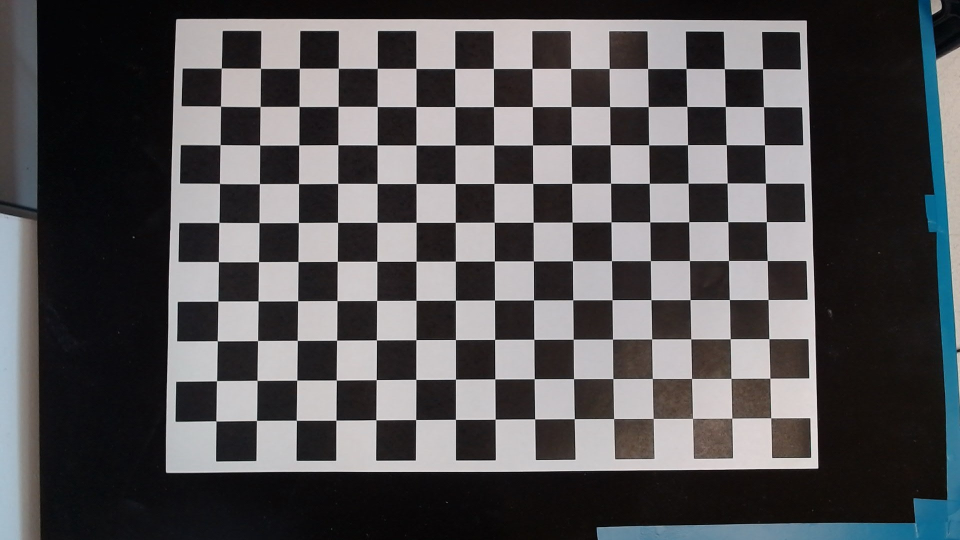
#> input picture testImg.jpg, 1920 x 1080 px, given in place of the camera (shown at 1/2 size)
$ python getHomographyMtx.py
#> lines starting #> are read from the running program, lines starting #| are printed output that depends on the picture
#> (reads corners.json from the repository)
### camera.py
'''
Camera class for capturing images from camera and saving them to disk

Parameters
----------
CAMERA_PORT : int Camera port
CAMERA_EXPOSURE : int Camera exposure
CAMERA_FRAME_WIDTH : int Camera frame width
CAMERA_FRAME_HEIGHT : int Camera frame height
CALIBRATION_DATA_PATH : str Path to calibration data
'''
import cv2
from parameters import *
import logging
import pickle


class Camera:
    '''
    Camera class for handling camera and images operations
    '''

    def __init__(self, cam):
        # Initialize camera
        self.cam = cam
        self.homographyMatrix = None

        with open(CALIBRATION_DATA_PATH, 'rb') as calibrationFile:
#> (reads calibration_data.pkl from the repository)
            data = pickle.load(calibrationFile)
            cameraMatrix = data['cameraMatrix']
            dist = data['dist']
            self.dist = dist
            self.newcameramtx, self.roi = cv2.getOptimalNewCameraMatrix(
                cameraMatrix, dist, (CAMERA_FRAME_WIDTH, CAMERA_FRAME_HEIGHT), 1, (CAMERA_FRAME_WIDTH, CAMERA_FRAME_HEIGHT))

        with open(HOMOGRAPHY_DATA_PATH, 'rb') as homographyFile:
#> (reads homography_data.pkl from the repository)
            self.homographyMatrix = pickle.load(homographyFile)

    def getImage(self):
        '''
        Get image from camera

        Returns
        -------
        ret : bool True if image is captured
        image : numpy.ndarray Captured image

        Raises
        ------
        logging.error : Failed to grab frame
        '''
        self.ret, self.image = self.cam.read()
#> self.image is the input picture: shape (1080, 1920, 3); mean B, G, R 83.5, 81.8, 83.4
        if not self.ret:
            logging.error("Failed to grab frame")
            exit(1)

        return self.ret, self.image

    def getUndistortedImage(self, path=None):
        '''
        Get undistorted image from camera

        Returns
        -------
        ret : bool True if image is captured
        image : numpy.ndarray Captured image

        Raises
        ------
        logging.error : Failed to grab frame
        '''
        if path == None:
            self.ret, self.image = self.getImage()
#> self.ret = True
        else:
            self.image = self.loadImage(path)
            self.ret = True

        self.image = cv2.undistort(self.image, self.newcameramtx, self.dist)
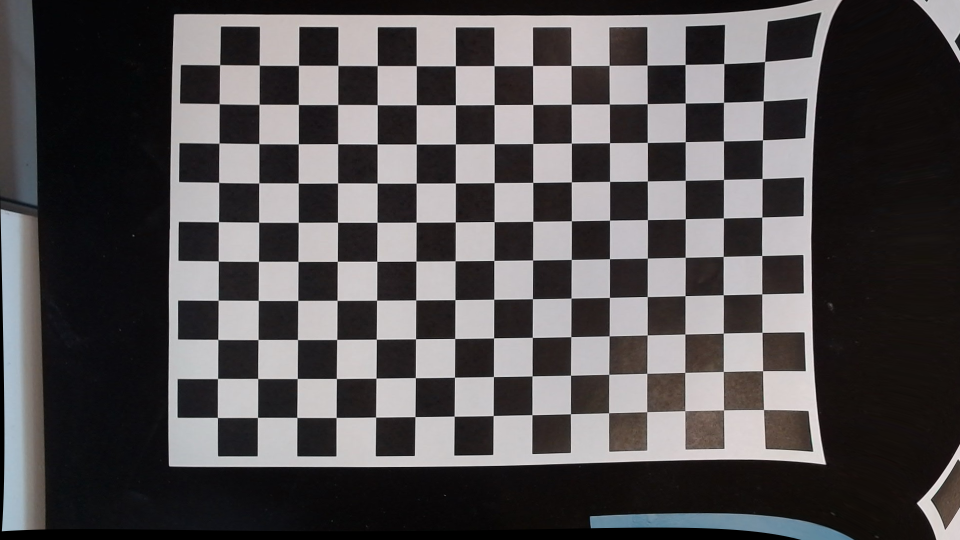
#> self.image: shape (1080, 1920, 3) (shown at 1/2 size); mean B, G, R 80.5, 79.4, 82.7
        cv2.imwrite("undistorted.jpg", self.image)

        return self.ret, self.image

    # make function which undistort and warp image
    def getdWarpedImage(self, path=None):
        '''
        Get undistorted and warped image from camera

        Returns
        -------
        ret : bool True if image is captured
        image : numpy.ndarray Captured image
        '''
        if path == None:
            self.ret, self.image = self.getImage()
        else:
            self.image = self.loadImage(path=path)
            self.ret = True

        self.image = cv2.undistort(self.image, self.newcameramtx, self.dist)
        self.image = self.warpPerspective(self.image)
        cv2.imwrite("warped.jpg", self.image)

        return self.ret, self.image

    # [12 lines left out: function warpImage, not called in this run]

    def warpPerspective(self, image):
        """
        Function to warp perspective of image and returns transformed image.
        Args:
            image (numpy.ndarray): Image to be transformed.
        Returns:
            transformed_img (numpy.ndarray): Transformed image.
        """

        transformed_img = cv2.warpPerspective(
            image, self.homographyMatrix,  (int(HOMOGRAPHY_SCALING_FACTOR * CALIBRATION_SQUARE_WIDTH * HOMOGRAPHY_FIELD_OUTER_SPACE_BOTTOMRIGHT),
                                            int(HOMOGRAPHY_SCALING_FACTOR * CALIBRATION_SQUARE_HEIGHT * HOMOGRAPHY_FIELD_OUTER_SPACE_BOTTOMRIGHT)))

        return transformed_img

    # [76 lines left out: functions transformFromCameraToOrigin, saveImage, loadImage, showImage, not called in this run]

    def release(self):
        self.cam.release()
        logging.info("Camera released")

    # [26 lines left out: functions destroyAllWindows, __del__, not called in this run]


class selfExpCamera(Camera):
    '''
    selfExpCamera class for handling camera and images operations for self exposure mode
    '''

    # [13 lines left out: function __init__, not called in this run]


class autoExpCamera(Camera):
    '''
    autoCamera class for handling camera and images operations for auto exposure mode
    '''
    def __init__(self):
        if IMAGE_PATH == None:
            self.cam = cv2.VideoCapture(CAMERA_PORT, cv2.CAP_DSHOW)
            self.cam.set(cv2.CAP_PROP_FRAME_WIDTH, CAMERA_FRAME_WIDTH)
            self.cam.set(cv2.CAP_PROP_FRAME_HEIGHT, CAMERA_FRAME_HEIGHT)
            self.cam.set(cv2.CAP_PROP_AUTO_EXPOSURE, 1)
            self.cam.set(cv2.CAP_PROP_AUTOFOCUS, 1)
            self.cam.set(cv2.CAP_PROP_AUTO_WB, 1)
        else:
            self.cam = None

        # initialize camera class
        Camera.__init__(self, self.cam)

        self.image = None
        self.alpha = None
        self.beta = None

    # [74 lines left out: functions imageSettings, setAlpha, setBeta, setBrightness, selfExpCameraMain, autoExpCameraMain, not called in this run]


def imageSettingsMain():
    cam = autoExpCamera()
    cam.imageSettings()


# [7 lines left out: function test, not called in this run]


# [5 lines that do not run on import are left out]

### CameraCalibFiles/getHomographyMtx.py
"""
    This file is used to get the homography matrix of the camera.
    The homography matrix is used to transform the image from the perspective of the camera to the top-down view of the arena.
    We obtain the homography matrix by using the checkerboard pattern. We first detect the corners of the checkerboard pattern in the distorted image.
    Then we compute the coordinates of the checkerboard pattern in the top-down view to compute the homography matrix.

    Returns:
        None, but saves the homography matrix in the file HOMOGRAPHY_DATA_PATH (defined in parameters.py)
"""
import sys
sys.path.append('.')

# Import the necessary packages
import cv2
import numpy as np
import camera
from parameters import *
import pickle
import time

# Setup camera
cameraObj = camera.autoExpCamera()

time.sleep(2)


# Get the distorted image
ret, img = cameraObj.getUndistortedImage(path=IMAGE_PATH)
#> ret = True

if not ret:
    raise Exception("[ERROR]: Failed to get image from camera!")


def dist(p1):
    """Function that returns the distance of the point to the origin.

    Args:
        p1 ((x, y)): The point whose distance to the origin is calculated.

    Returns:
        dist (float): The distance of the point to the origin.
    """

    return ((p1[0]**2+p1[1])**2)**0.5


def detectCheckerBoard(grayImage, boardDimension):
    """Function that detects the checkerboard corners in the image and returns the coordinates of the corners.
    Args:
        grayImage (numpy.ndarray): The grayscale image in which the checkerboard corners are detected.
        boardDimension ((int, int)): The dimension of the checkerboard pattern.

    Returns:
        ret (bool): True if the checkerboard corners are detected, False otherwise.
        corners (numpy.ndarray): The coordinates of the checkerboard corners. None if the checkerboard corners are not detected.
    """
#> called with boardDimension = (15, 10)
    ret, corners = cv2.findChessboardCorners(grayImage, boardDimension)
#> ret = True; corners = 150 rows, first 8: [1527.5, 819.5], [1447.6, 820.4], [1370.2, 821.8], [1294.1, 823.8], [1218, 826.1], [1141.5, 827.9], [1064.4, 829.8], [986.8, 831.4]
    criteria = (cv2.TERM_CRITERIA_EPS + cv2.TERM_CRITERIA_MAX_ITER, 30, 0.001)
    corners = cv2.cornerSubPix(grayImage, corners, (3, 3), (-1, -1), criteria)
#> corners = 150 rows, first 8: [1527.5, 819.5], [1447.6, 820.3], [1370.2, 821.8], [1294.1, 823.8], [1217.9, 826.1], [1141.5, 828], [1064.4, 829.8], [986.7, 831.5]

    if dist(corners[0][0]) > dist(corners[-1][0]):
        corners = list(reversed(corners))
#> corners = 150 items, first 6: [[439.8, 129.9]], [[518.9, 130.7]], [[597.7, 130.9]], [[676.1, 131]], [[755, 131.5]], [[832.9, 131.8]]

    if ret == True:
        return ret, corners
    else:
        return ret, None


grayImg = cv2.cvtColor(img, cv2.COLOR_BGR2GRAY)

# Get the checkerboard corners in the distorted image
ret, corners = detectCheckerBoard(grayImg, CALIBRATION_SQUARES)

# Change corners format to 2D array
corners = np.array([corners[i][0] for i in range(len(corners))])
#> corners = 150 pairs, first value 435.3 to 1529.7, second value 123.4 to 835.5


# Define the corners of the desired top-down view [(0,0),(HOMOGRAPHY_SCALING_FACTOR,0),(2*HOMOGRAPHY_SCALING_FACTOR,0),...] for the full checkerboard
dst = np.array([[x * HOMOGRAPHY_SCALING_FACTOR, y * HOMOGRAPHY_SCALING_FACTOR]
               for y in range(CALIBRATION_SQUARE_HEIGHT) for x in range(CALIBRATION_SQUARE_WIDTH)])

# Compute the homography matrix using openCV function findHomography
cameraObj.homographyMatrix, _ = cv2.findHomography(corners, dst)
#> cameraObj.homographyMatrix = [[1.25, 0.00445, -548.5], [0.00251, 1.26, -167.5], [-2.16e-05, 9.37e-07, 1]]

# Check the result by applying the homography transformation to the distorted image
while 1:
    ret, transformed_img = cameraObj.getdWarpedImage(IMAGE_PATH)
#> in warpPerspective, `transformed_img = cv2.warpPerspective( image, self.homographyMatrix,  ..`:
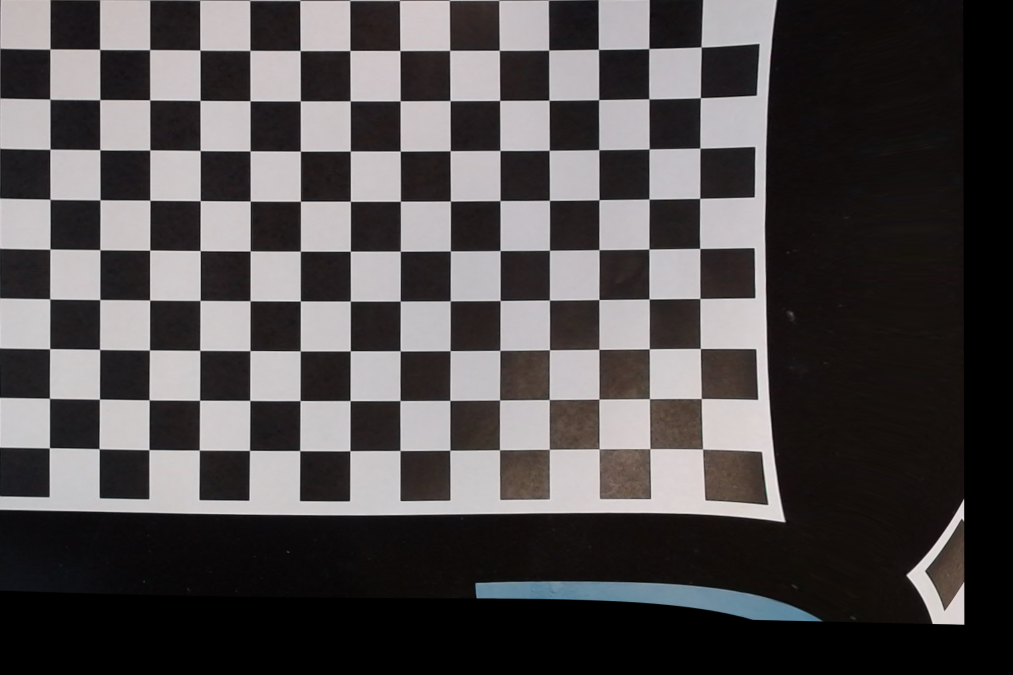
#> transformed_img: shape (1350, 2025, 3) (shown at 1/2 size); mean B, G, R 75.6, 75, 78.7

    cv2.imshow("transformed", transformed_img)
    cv2.imshow("original", img)
    if cv2.waitKey(1) & 0xFF == ord('q'):
#> (key q is pressed here)
        break

# Save the homography matrix in the file HOMOGRAPHY_DATA_PATH
with open(HOMOGRAPHY_DATA_PATH, 'wb') as f:
    pickle.dump(cameraObj.homographyMatrix, f)
